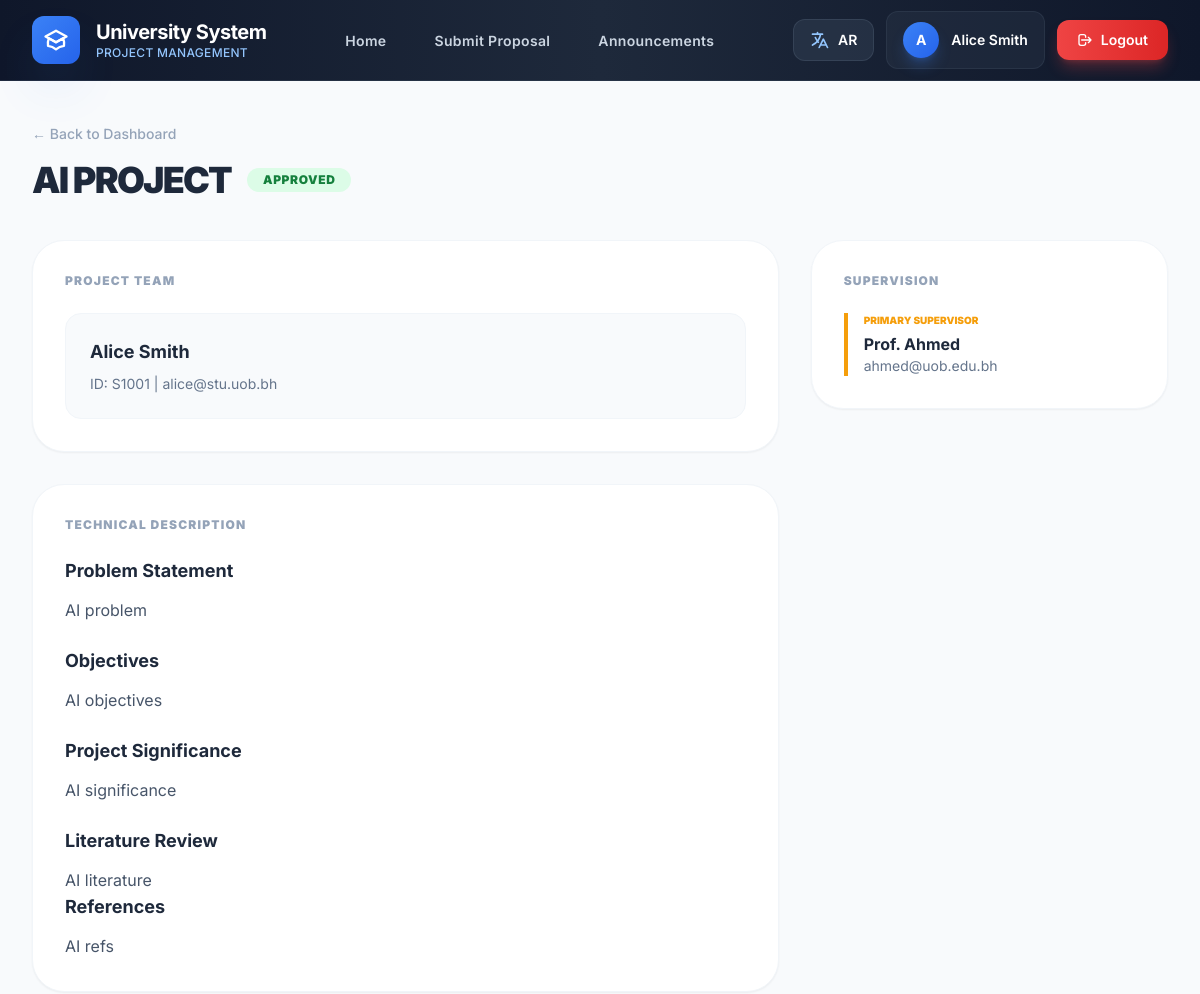
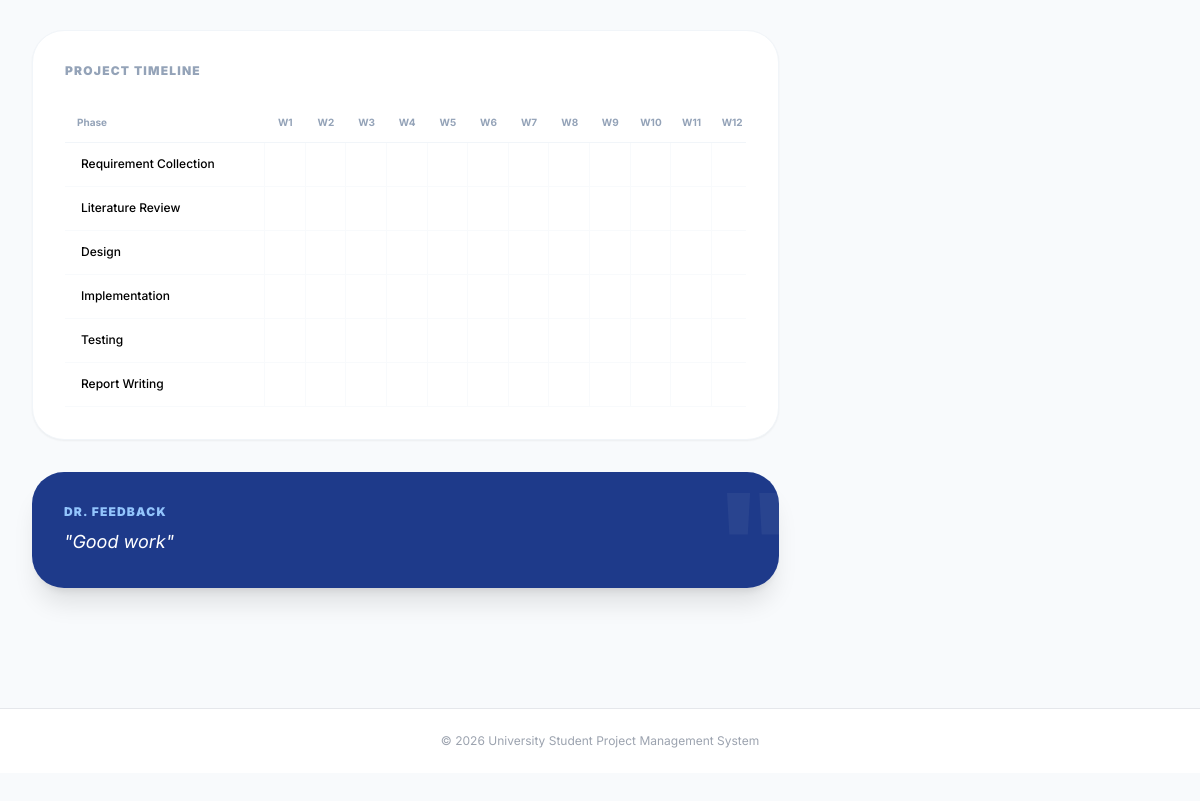
Screenshot of /proposal_details.php?id=1 (signed in) with the database file from the repository (2 pictures, top to bottom).
### tables this page shows
CREATE TABLE IF NOT EXISTS Proposals (
    proposal_id INT AUTO_INCREMENT PRIMARY KEY,
    title VARCHAR(255) NOT NULL,
    problem TEXT NOT NULL,
    objectives TEXT NOT NULL,
    significance TEXT NOT NULL,
    literature_review TEXT NOT NULL,
    references_list TEXT NOT NULL,
    supervisor_name VARCHAR(255) NOT NULL,
    supervisor_email VARCHAR(255) NOT NULL,
    cosupervisor_name VARCHAR(255),
    cosupervisor_email VARCHAR(255),
    timeline JSON NOT NULL,
    accept_terms BOOLEAN NOT NULL DEFAULT 0,
    prof_feedback TEXT,
    status ENUM('Pending','Approved','Rejected','Modifications Required') DEFAULT 'Pending',
    created_at TIMESTAMP DEFAULT CURRENT_TIMESTAMP
);

CREATE TABLE IF NOT EXISTS Proposal_Students (
    id INT AUTO_INCREMENT PRIMARY KEY,
    proposal_id INT NOT NULL,
    student_name VARCHAR(255) NOT NULL,
    student_id VARCHAR(50) NOT NULL,
    student_email VARCHAR(255) NOT NULL,
    FOREIGN KEY (proposal_id) REFERENCES Proposals(proposal_id) ON DELETE CASCADE
);

### config.php (called while the page is built, shortened)
<?php
$lang = $_SESSION['user_lang'] ?? 'en';
$dir = ($lang == 'ar') ? 'rtl' : 'ltr';
?>

### proposal_details.php (the view, shortened to what this page needs)
<?php
require 'config.php';
$id = $_GET['id'] ?? 0;
$stmt = $pdo->prepare("
    SELECT p.* FROM Proposals p
    JOIN Proposal_Students ps ON p.proposal_id = ps.proposal_id
    WHERE p.proposal_id = ? AND ps.student_email = ?
");
$stmt->execute([$id, $_SESSION['email']]);
$proposal = $stmt->fetch();
$st_stmt = $pdo->prepare("SELECT * FROM Proposal_Students WHERE proposal_id = ?");
$st_stmt->execute([$id]);
$all_students = $st_stmt->fetchAll();
$phases = [
    'Requirement Collection',
    'Literature Review',
    'Design',
    'Implementation',
    'Testing',
    'Report Writing'
];
?>
<!DOCTYPE html>
<html lang="<?= $lang ?>" dir="<?= $dir ?>">
<head>
    <script src="https://cdn.tailwindcss.com"></script>
</head>
<body class="bg-slate-50 min-h-screen pb-12">
    <?php include 'navbar.php'; ?>
    <main class="max-w-7xl mx-auto px-4 sm:px-6 lg:px-8 py-10">
        <div class="mb-10">
            <a href="student_dashboard.php" class="text-slate-400 hover:text-blue-600 font-medium text-sm mb-4 inline-block">
                ← <?= $lang == 'en' ? 'Back to Dashboard' : 'العودة للوحة التحكم' ?>
            </a>
            <div class="flex items-center gap-4 mb-4">
                <h1 class="text-4xl font-black text-slate-800 tracking-tighter uppercase">
                    <?= htmlspecialchars($proposal['title']) ?>
                </h1>
                <span class="px-4 py-1 rounded-full text-xs font-black uppercase tracking-wider
                    <?= $proposal['status'] == 'Approved' ? 'bg-green-100 text-green-700' :
                       ($proposal['status'] == 'Rejected' ? 'bg-red-100 text-red-700' :
                       ($proposal['status'] == 'Under Review' ? 'bg-amber-100 text-amber-700' : 'bg-blue-100 text-blue-700')) ?>">
                    <?= $proposal['status'] ?>
                </span>
            </div>
        </div>
        <div class="grid grid-cols-1 lg:grid-cols-3 gap-8">
            <div class="lg:col-span-2 space-y-8">
                <div class="bg-white p-8 rounded-[2rem] shadow-sm border border-slate-100">
                    <h3 class="text-xs font-black text-slate-400 uppercase tracking-widest mb-6">
                        <?= $lang == 'en' ? 'Project Team' : 'فريق المشروع' ?>
                    </h3>
                    <div class="space-y-4">
                        <?php foreach($all_students as $s): ?>
                            <div class="border border-slate-100 bg-slate-50 rounded-2xl p-6">
                                <div class="font-bold text-slate-800 text-lg mb-2"><?= htmlspecialchars($s['student_name']) ?></div>
                                <div class="text-sm text-slate-500">
                                    ID: <?= htmlspecialchars($s['student_id']) ?> | <?= htmlspecialchars($s['student_email']) ?>
                                </div>
                            </div>
                        <?php endforeach; ?>
                    </div>
                </div>
                <div class="bg-white p-8 rounded-[2rem] shadow-sm border border-slate-100">
                    <h3 class="text-xs font-black text-slate-400 uppercase tracking-widest mb-6">
                        <?= $lang == 'en' ? 'Technical Description' : 'الوصف التقني' ?>
                    </h3>
                    <div class="mb-6">
                        <h4 class="font-bold text-slate-800 text-lg mb-3"><?= $lang == 'en' ? 'Problem Statement' : 'بيان المشكلة' ?></h4>
                        <p class="text-slate-600 leading-relaxed"><?= nl2br(htmlspecialchars($proposal['problem'])) ?></p>
                    </div>
                    <div class="mb-6">
                        <h4 class="font-bold text-slate-800 text-lg mb-3"><?= $lang == 'en' ? 'Objectives' : 'الأهداف' ?></h4>
                        <p class="text-slate-600 leading-relaxed"><?= nl2br(htmlspecialchars($proposal['objectives'])) ?></p>
                    </div>
                        <div class="mb-6">
                        <h4 class="font-bold text-slate-800 text-lg mb-3"><?= $lang == 'en' ? 'Project Significance' : 'أهمية المشروع' ?></h4>
                        <p class="text-slate-600 leading-relaxed"><?= nl2br(htmlspecialchars($proposal['significance'])) ?></p>
                    </div>
                    <div>
                        <h4 class="font-bold text-slate-800 text-lg mb-3"><?= $lang == 'en' ? 'Literature Review' : 'مراجعة الأدبيات' ?></h4>
                        <p class="text-slate-600 leading-relaxed"><?= nl2br(htmlspecialchars($proposal['literature_review'])) ?></p>
                    </div>
                    <div>
                        <h4 class="font-bold text-slate-800 text-lg mb-3"><?= $lang == 'en' ? 'References' : 'المراجع' ?></h4>
                        <p class="text-slate-600 leading-relaxed"><?= nl2br(htmlspecialchars($proposal['references_list'])) ?></p>
                    </div>
                </div>
                <div class="bg-white p-8 rounded-[2rem] shadow-sm border border-slate-100">
                    <h3 class="text-xs font-black text-slate-400 uppercase tracking-widest mb-6">
                        <?= $lang == 'en' ? 'Project Timeline' : 'الجدول الزمني للمشروع' ?>
                    </h3>
                    <div class="gantt-wrapper overflow-x-auto">
                        <div class="gantt-chart min-w-[850px] grid" style="grid-template-columns: 200px repeat(16, 1fr);">
                            <div class="gantt-header font-bold text-[10px] text-slate-400 text-center py-3 border-b border-slate-100" style="text-align:left; padding-left:12px">Phase</div>
                            <?php for($i=1; $i<=16; $i++) echo "<div class='gantt-header font-bold text-[10px] text-slate-400 text-center py-3 border-b border-slate-100'>W$i</div>"; ?>
                            <?php foreach($phases as $phase): ?>
                                <div class="gantt-row contents">
                                    <div class="gantt-label py-3 px-4 text-[12px] border-b border-slate-50 bg-white font-medium border-r border-slate-100"><?= $phase ?></div>
                                    <?php for($i=1; $i<=16; $i++):
                                    ?>
                                        <div class="gantt-cell border-b border-slate-50 border-r border-slate-50 relative h-11">
                                        </div>
                                    <?php endfor; ?>
                                </div>
                            <?php endforeach; ?>
                        </div>
                    </div>
                </div>
                <?php if($proposal['prof_feedback']): ?>
                <div class="bg-blue-900 p-8 rounded-[2rem] text-white shadow-xl relative overflow-hidden">
                    <div class="relative z-10">
                        <h4 class="text-blue-300 text-xs font-black uppercase tracking-widest mb-2"><?= $lang == 'en' ? 'Dr. Feedback' : 'ملاحظات الدكتور' ?></h4>
                        <p class="italic text-lg">"<?= nl2br(htmlspecialchars($proposal['prof_feedback'])) ?>"</p>
                    </div>
                    <div class="absolute -right-4 -bottom-4 text-9xl text-white/5 font-black">"</div>
                </div>
                <?php endif; ?>
            </div>
            <div class="space-y-6">
                <div class="bg-white p-8 rounded-[2rem] shadow-sm border border-slate-100">
                    <h3 class="text-xs font-black text-slate-400 uppercase tracking-widest mb-6">
                        <?= $lang == 'en' ? 'Supervision' : 'الإشراف' ?>
                    </h3>
                    <div class="space-y-4">
                        <div class="border-l-4 border-amber-500 pl-4">
                            <div class="text-[10px] font-black text-amber-500 uppercase mb-1"><?= $lang == 'en' ? 'Primary Supervisor' : 'المشرف الرئيسي' ?></div>
                            <div class="font-bold text-slate-800"><?= htmlspecialchars($proposal['supervisor_name']) ?></div>
                            <div class="text-sm text-slate-500"><?= htmlspecialchars($proposal['supervisor_email']) ?></div>
                        </div>
                    </div>
                </div>
            </div>
        </div>
    </main>
    <?php include 'footer.php'; ?>
</body>
</html>

### proposal_details.php (style rules this page uses)
body { font-family: 'Inter', sans-serif; }

### rows the page displays
proposals: title "AI PROJECT", status "APPROVED", problem "AI problem", objectives "AI objectives", significance "AI significance", literature_review "AI literature", references_list "AI refs", prof_feedback "Good work", supervisor_name "Prof. Ahmed", supervisor_email "ahmed@uob.edu.bh"
proposal_students: student_name "Alice Smith", student "S1001", student_email "alice@stu.uob.bh"

### other values shown
substr(htmlspecialchars($_SESSION['name']), 0, 1) "A"
$_SESSION['name'] "Alice Smith"
$phase "Requirement Collection"
$phase "Literature Review"
$phase "Design"
$phase "Implementation"
$phase "Testing"
$phase "Report Writing"
